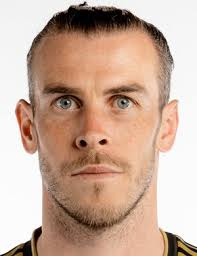
#> input picture photos/Bale/b1.jpeg, 197 x 256 px
$ python Face_Detcetion_Recognition.py
#> lines starting #> are read from the running program, lines starting #| are printed output that depends on the picture; after the words box and inside, x2 and y2 are one past the last pixel; in counts of white or black regions, pixels touching at a corner belong together
#> the answer given: 1
#> the answer given: photos/Bale/b1.jpeg
#> in get_img, photo is the input picture: shape (256, 197, 3); mean B, G, R 154.5, 171.5, 200.4
'''
note that this code train and test on runtime
meaning that everything is dynamically means you can
train the model on your Choice by collecting a photo of people of your choice in a diffrent folders
like i did in my example and also to choose a photo as you like to proccess it
'''
import os
import cv2 as cv
import numpy as np
import tkinter as tk
from tkinter.filedialog import askopenfilename,askdirectory
names =[]
cascade_model = cv.CascadeClassifier(cv.data.haarcascades + 'haarcascade_frontalface_default.xml')
# [45 lines left out: functions get_folder_names, train_face, not called in this run]

def Face_detection_recognitntion(photo, model=None):
    grayed_image = cv.cvtColor(photo, cv.COLOR_BGR2GRAY)
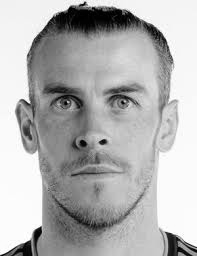
#> grayed_image: shape (256, 197); min 0, max 255, mean 178.2
    faces = cascade_model.detectMultiScale(grayed_image, scaleFactor=1.2, minNeighbors=5)
#> faces = [[21, 43, 149, 149]]

    for (x, y, w, h) in faces:
        if model is not None:
            tag, confidence = model.predict(grayed_image[y:y+h, x:x+w])
            cv.putText(photo, str(names[tag]), (x, y - 10), cv.FONT_HERSHEY_DUPLEX, 1.0, (0, 255, 0), thickness=2)
            print(f"Predicted Face in Image is {str(names[tag])}")

        cv.rectangle(photo, (x, y), (x + w, y + h), (0, 255, 0), 2)
#> this loop made 1 pass
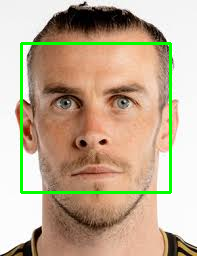
#> photo: shape (256, 197, 3); 3.54% of pixels changed, all inside (x1, y1, x2, y2) = (20, 42, 172, 194)
    display_img(photo)

def display_img(photo):
    cv.imshow("image", photo)
    cv.waitKey(0)
    cv.destroyAllWindows()

def get_img():
    print("please Choose an image from the popped window")
    root = tk.Tk()
    root.withdraw()
    img_path = askopenfilename(title="Select an image to be processed", filetypes=[("Image files", "*.jpg *.jpeg *.png *.bmp *.gif")])
    root.destroy()
    if img_path:
        photo = cv.imread(img_path)
    else:
        print("please try again")
        return get_img()
    return photo

train_flag, trained_model = False, None

while True:
    choice = int(input("Face Detection (1) or Face Recognition (2) or Exit (-1)\n"))
    if choice == -1:
        print("thanks for using our project\n")
        break

    photo = get_img()
    if choice == 1:
        if photo is not None:
            Face_detection_recognitntion(photo)
        else:
            print("Try Again with a different image")
    elif choice == 2:
        if not train_flag:
            print("Please wait for the model to train")
            trained_model = train_face()
            train_flag = True
        Face_detection_recognitntion(photo, model=trained_model)
    else:
        print("Invalid Choice")
#> pass 2 of the loop `while True:`:
#> the answer given: 1
#> the answer given: photos/Bale/b2.jpeg
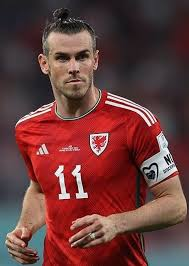
#> input picture photos/Bale/b2.jpeg, 189 x 266 px
#> in get_img, photo is the input picture: shape (266, 189, 3); mean B, G, R 59.6, 61, 106.2
#> in Face_detection_recognitntion (call 2), `grayed_image = cv.cvtColor(photo, cv.COLOR_BGR2GRAY)`:
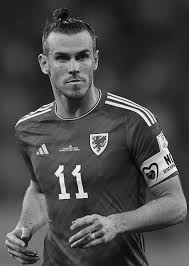
#> grayed_image: shape (266, 189); min 0, max 254, mean 74.3
#> faces = [[41, 33, 62, 62]]
#> the loop in Face_detection_recognitntion (call 2), `for (x, y, w, h) in faces:` made 1 pass
#> after the loop in Face_detection_recognitntion (call 2), `for (x, y, w, h) in faces:`:
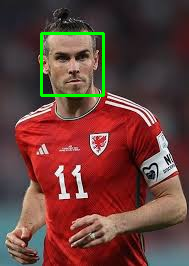
#> photo: shape (266, 189, 3); 1.47% of pixels changed, all inside (x1, y1, x2, y2) = (40, 32, 105, 97)
#> (the run stopped early here; a loop or call above may not have finished)
